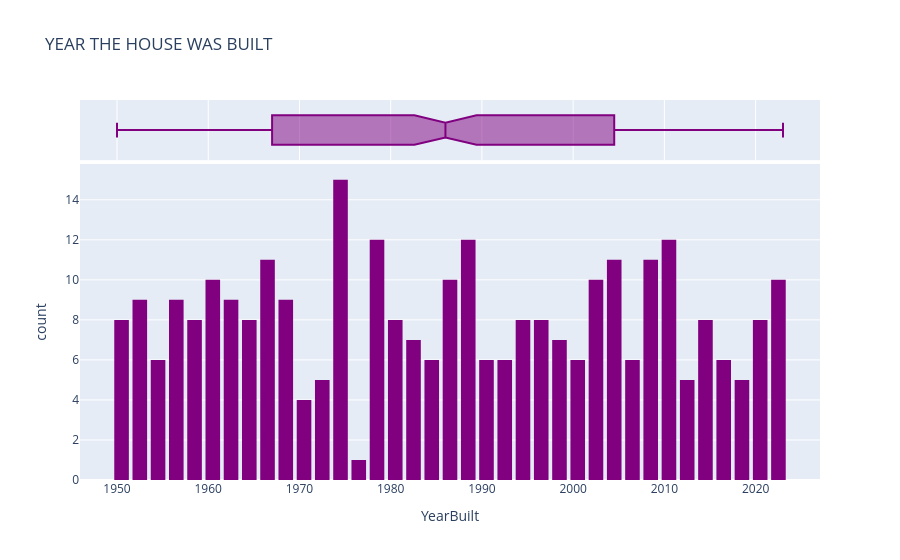

Source (notebook cell):
### Code cell
fig = px.histogram(
    house,
    x='YearBuilt',
    marginal='box',
    color_discrete_sequence=['purple'],
    nbins=45,
    title='YEAR THE HOUSE WAS BUILT'
)
fig.update_layout(bargap=0.2)
fig.show()

# USING PYPLOT
plt.figure(figsize=(10, 6))
plt.hist(
    house['YearBuilt'],
    bins=35,
    color='purple',
    edgecolor='black',
    rwidth=0.8
)

plt.title('YEAR THE HOUSE WAS BUILT')
plt.xlabel('TotalBsmtSF')
plt.ylabel('Frequency')

plt.show()

### Figure 1 — Plotly figure (JSON) as saved in the notebook; plotly's stock layout.template omitted (floating-point values rounded to 4 significant figures; data arrays with more than 128 entries replaced by an {"elided": "..."} marker saying what was removed)
{"data": [{"bingroup": "x", "hovertemplate": "YearBuilt=%{x}<br>count=%{y}<extra></extra>", "legendgroup": "", "marker": {"color": "purple", "pattern": {"shape": ""}}, "name": "", "nbinsx": 45, "orientation": "v", "showlegend": false, "type": "histogram", "x": {"elided": "300 int values"}, "xaxis": "x", "yaxis": "y"}, {"hovertemplate": "YearBuilt=%{x}<extra></extra>", "legendgroup": "", "marker": {"color": "purple"}, "name": "", "notched": true, "showlegend": false, "type": "box", "x": {"elided": "300 int values"}, "xaxis": "x2", "yaxis": "y2"}], "layout": {"bargap": 0.2, "barmode": "relative", "legend": {"tracegroupgap": 0}, "title": {"text": "YEAR THE HOUSE WAS BUILT"}, "xaxis": {"anchor": "y", "domain": [0, 1], "title": {"text": "YearBuilt"}}, "xaxis2": {"anchor": "y2", "domain": [0, 1], "matches": "x", "showgrid": true, "showticklabels": false}, "yaxis": {"anchor": "x", "domain": [0, 0.8316], "title": {"text": "count"}}, "yaxis2": {"anchor": "x2", "domain": [0.8416, 1], "matches": "y2", "showgrid": false, "showline": false, "showticklabels": false, "ticks": ""}}}
